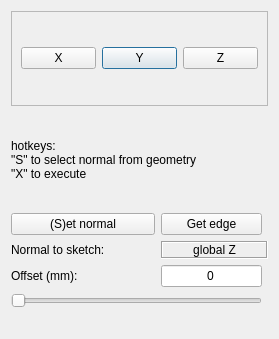
<?xml version="1.0" encoding="UTF-8"?>
<ui version="4.0">
 <class>DialogRoute</class>
 <widget class="QDialog" name="DialogRoute">
  <property name="geometry">
   <rect>
    <x>0</x>
    <y>0</y>
    <width>279</width>
    <height>339</height>
   </rect>
  </property>
  <property name="sizePolicy">
   <sizepolicy hsizetype="Minimum" vsizetype="Preferred">
    <horstretch>0</horstretch>
    <verstretch>0</verstretch>
   </sizepolicy>
  </property>
  <property name="minimumSize">
   <size>
    <width>24</width>
    <height>0</height>
   </size>
  </property>
  <property name="windowTitle">
   <string>Create pipe route</string>
  </property>
  <layout class="QGridLayout" name="gridLayout">
   <item row="2" column="3" colspan="3">
    <widget class="QFrame" name="frame">
     <property name="frameShape">
      <enum>QFrame::StyledPanel</enum>
     </property>
     <property name="frameShadow">
      <enum>QFrame::Raised</enum>
     </property>
     <layout class="QGridLayout" name="gridLayout_2">
      <item row="0" column="1">
       <widget class="QPushButton" name="btnY">
        <property name="sizePolicy">
         <sizepolicy hsizetype="Fixed" vsizetype="Fixed">
          <horstretch>0</horstretch>
          <verstretch>0</verstretch>
         </sizepolicy>
        </property>
        <property name="minimumSize">
         <size>
          <width>24</width>
          <height>0</height>
         </size>
        </property>
        <property name="text">
         <string>Y</string>
        </property>
       </widget>
      </item>
      <item row="0" column="0">
       <widget class="QPushButton" name="btnX">
        <property name="sizePolicy">
         <sizepolicy hsizetype="Fixed" vsizetype="Fixed">
          <horstretch>0</horstretch>
          <verstretch>0</verstretch>
         </sizepolicy>
        </property>
        <property name="minimumSize">
         <size>
          <width>24</width>
          <height>0</height>
         </size>
        </property>
        <property name="text">
         <string>X</string>
        </property>
       </widget>
      </item>
      <item row="0" column="2">
       <widget class="QPushButton" name="btnZ">
        <property name="sizePolicy">
         <sizepolicy hsizetype="Fixed" vsizetype="Fixed">
          <horstretch>0</horstretch>
          <verstretch>0</verstretch>
         </sizepolicy>
        </property>
        <property name="minimumSize">
         <size>
          <width>24</width>
          <height>0</height>
         </size>
        </property>
        <property name="text">
         <string>Z</string>
        </property>
       </widget>
      </item>
     </layout>
    </widget>
   </item>
   <item row="7" column="4" colspan="2">
    <widget class="QLabel" name="lab1">
     <property name="sizePolicy">
      <sizepolicy hsizetype="MinimumExpanding" vsizetype="Fixed">
       <horstretch>0</horstretch>
       <verstretch>0</verstretch>
      </sizepolicy>
     </property>
     <property name="minimumSize">
      <size>
       <width>24</width>
       <height>0</height>
      </size>
     </property>
     <property name="frameShape">
      <enum>QFrame::Box</enum>
     </property>
     <property name="frameShadow">
      <enum>QFrame::Sunken</enum>
     </property>
     <property name="text">
      <string>global Z</string>
     </property>
     <property name="alignment">
      <set>Qt::AlignCenter</set>
     </property>
    </widget>
   </item>
   <item row="7" column="3">
    <widget class="QLabel" name="label_3">
     <property name="sizePolicy">
      <sizepolicy hsizetype="MinimumExpanding" vsizetype="Preferred">
       <horstretch>0</horstretch>
       <verstretch>0</verstretch>
      </sizepolicy>
     </property>
     <property name="text">
      <string>Normal to sketch:</string>
     </property>
    </widget>
   </item>
   <item row="8" column="3">
    <widget class="QLabel" name="label_2">
     <property name="sizePolicy">
      <sizepolicy hsizetype="MinimumExpanding" vsizetype="Preferred">
       <horstretch>0</horstretch>
       <verstretch>0</verstretch>
      </sizepolicy>
     </property>
     <property name="text">
      <string>Offset (mm):</string>
     </property>
    </widget>
   </item>
   <item row="8" column="4">
    <widget class="QLineEdit" name="edit1">
     <property name="sizePolicy">
      <sizepolicy hsizetype="Minimum" vsizetype="Fixed">
       <horstretch>0</horstretch>
       <verstretch>0</verstretch>
      </sizepolicy>
     </property>
     <property name="minimumSize">
      <size>
       <width>24</width>
       <height>0</height>
      </size>
     </property>
     <property name="text">
      <string>0</string>
     </property>
     <property name="alignment">
      <set>Qt::AlignCenter</set>
     </property>
    </widget>
   </item>
   <item row="9" column="3" colspan="2">
    <widget class="QSlider" name="slider">
     <property name="maximum">
      <number>100</number>
     </property>
     <property name="orientation">
      <enum>Qt::Horizontal</enum>
     </property>
    </widget>
   </item>
   <item row="10" column="3" colspan="2">
    <widget class="QLabel" name="lab2">
     <property name="sizePolicy">
      <sizepolicy hsizetype="Minimum" vsizetype="Fixed">
       <horstretch>0</horstretch>
       <verstretch>0</verstretch>
      </sizepolicy>
     </property>
     <property name="minimumSize">
      <size>
       <width>24</width>
       <height>0</height>
      </size>
     </property>
     <property name="text">
      <string>&lt;select an edge&gt;</string>
     </property>
     <property name="alignment">
      <set>Qt::AlignCenter</set>
     </property>
    </widget>
   </item>
   <item row="4" column="4">
    <widget class="QPushButton" name="btn2">
     <property name="text">
      <string>Get edge</string>
     </property>
    </widget>
   </item>
   <item row="4" column="3">
    <widget class="QPushButton" name="btn1">
     <property name="sizePolicy">
      <sizepolicy hsizetype="MinimumExpanding" vsizetype="Fixed">
       <horstretch>0</horstretch>
       <verstretch>0</verstretch>
      </sizepolicy>
     </property>
     <property name="minimumSize">
      <size>
       <width>24</width>
       <height>0</height>
      </size>
     </property>
     <property name="text">
      <string>(S)et normal</string>
     </property>
    </widget>
   </item>
   <item row="3" column="3" colspan="2">
    <widget class="QLabel" name="label">
     <property name="text">
      <string>hotkeys:
&quot;S&quot; to select normal from geometry
&quot;X&quot; to execute</string>
     </property>
    </widget>
   </item>
  </layout>
 </widget>
 <resources/>
 <connections/>
</ui>
